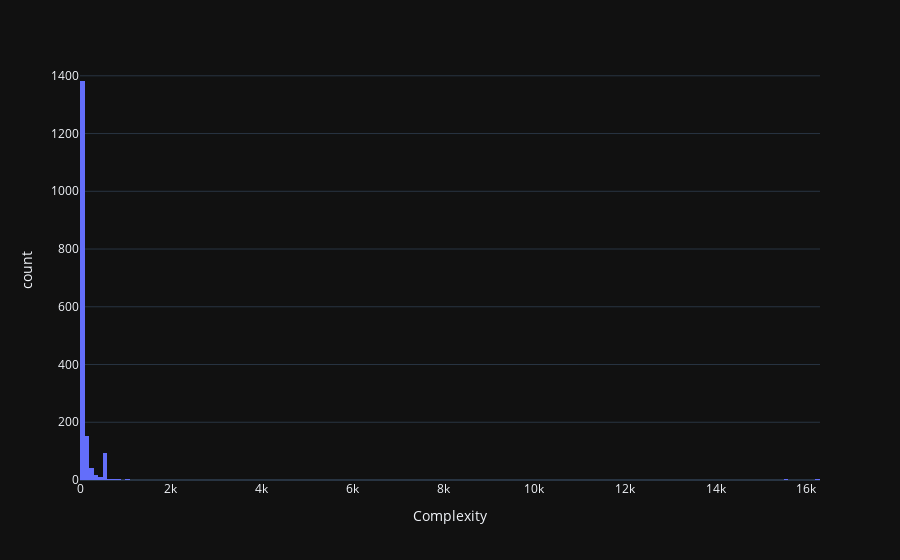
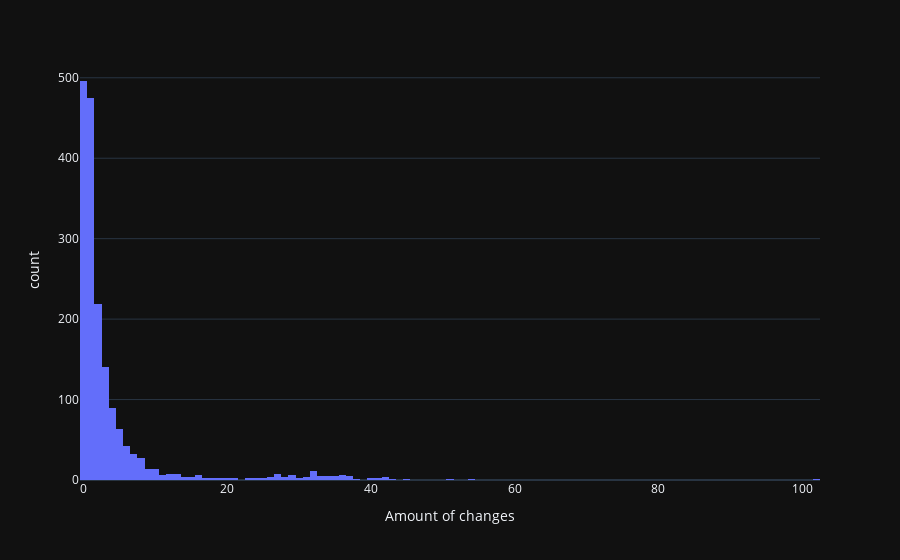
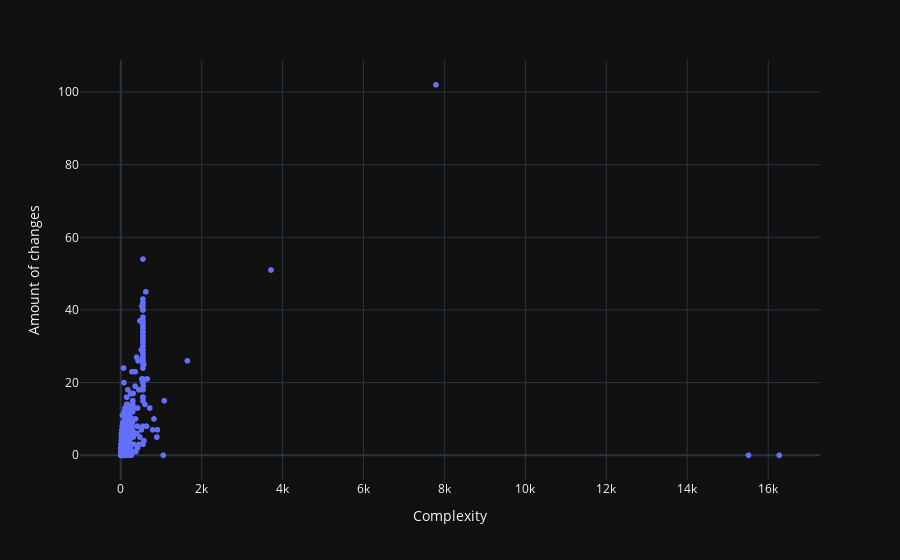
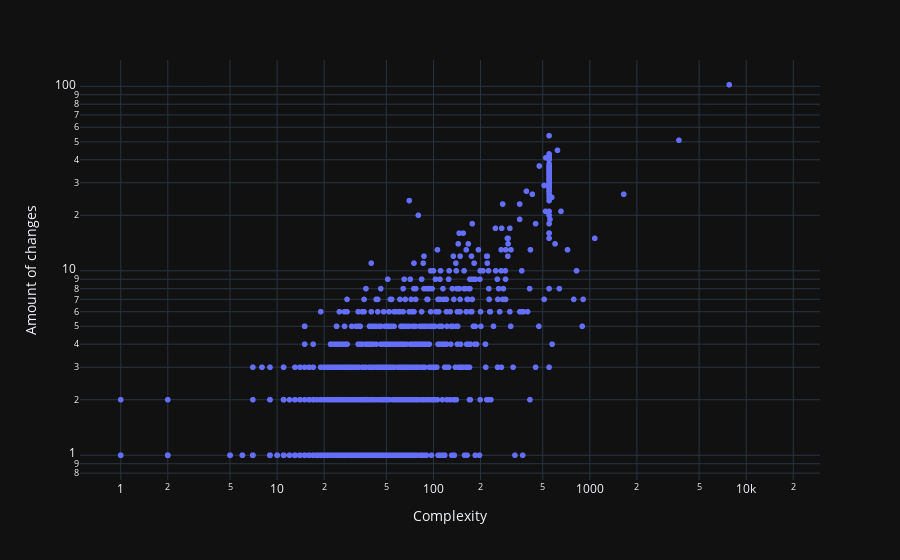

Write notebook code for charts like these, in order.
### Markdown cell above
7. Visualize the hotspots with a visualization of your choice.

### Code cell
complexity_hist = px.histogram(analysis_df, x='Complexity', hover_data={"path": analysis_df.index})
complexity_hist.show() #exponential dist in complexity -> use log axis
change_amount_hist = px.histogram(analysis_df, x='Amount of changes', hover_data={"path": analysis_df.index})
change_amount_hist.show() #exponential dist in amount of changes -> use log axis

comparison_scatter = px.scatter(analysis_df, x='Complexity', y='Amount of changes',
                 hover_data={"path": analysis_df.index})
comparison_scatter.show()

comparison_scatter_log = px.scatter(analysis_df, x='Complexity', y='Amount of changes',
                 log_x=True, log_y=True,
                 hover_data={"path": analysis_df.index})
comparison_scatter_log.show()

### Figure 1 — Plotly figure (JSON) as saved in the notebook; plotly's stock layout.template omitted (floating-point values rounded to 4 significant figures; data arrays with more than 128 entries replaced by an {"elided": "..."} marker saying what was removed)
{"data": [{"alignmentgroup": "True", "bingroup": "x", "hovertemplate": "Complexity=%{x}<br>count=%{y}<extra></extra>", "legendgroup": "", "marker": {"color": "#636efa", "pattern": {"shape": ""}}, "name": "", "offsetgroup": "", "orientation": "v", "showlegend": false, "type": "histogram", "x": {"elided": "1749 int values"}, "xaxis": "x", "yaxis": "y"}], "layout": {"barmode": "relative", "legend": {"tracegroupgap": 0}, "margin": {"t": 60}, "xaxis": {"anchor": "y", "domain": [0, 1], "title": {"text": "Complexity"}}, "yaxis": {"anchor": "x", "domain": [0, 1], "title": {"text": "count"}}}}

### Figure 2 — Plotly figure (JSON) as saved in the notebook; plotly's stock layout.template omitted (floating-point values rounded to 4 significant figures; data arrays with more than 128 entries replaced by an {"elided": "..."} marker saying what was removed)
{"data": [{"alignmentgroup": "True", "bingroup": "x", "hovertemplate": "Amount of changes=%{x}<br>count=%{y}<extra></extra>", "legendgroup": "", "marker": {"color": "#636efa", "pattern": {"shape": ""}}, "name": "", "offsetgroup": "", "orientation": "v", "showlegend": false, "type": "histogram", "x": {"elided": "1749 int values"}, "xaxis": "x", "yaxis": "y"}], "layout": {"barmode": "relative", "legend": {"tracegroupgap": 0}, "margin": {"t": 60}, "xaxis": {"anchor": "y", "domain": [0, 1], "title": {"text": "Amount of changes"}}, "yaxis": {"anchor": "x", "domain": [0, 1], "title": {"text": "count"}}}}

### Figure 3 — Plotly figure (JSON) as saved in the notebook; plotly's stock layout.template omitted (floating-point values rounded to 4 significant figures; data arrays with more than 128 entries replaced by an {"elided": "..."} marker saying what was removed)
{"data": [{"customdata": {"elided": "1749x1 str values"}, "hovertemplate": "Complexity=%{x}<br>Amount of changes=%{y}<br>path=%{customdata[0]}<extra></extra>", "legendgroup": "", "marker": {"color": "#636efa", "symbol": "circle"}, "mode": "markers", "name": "", "showlegend": false, "type": "scattergl", "x": {"elided": "1749 int values"}, "xaxis": "x", "y": {"elided": "1749 int values"}, "yaxis": "y"}], "layout": {"legend": {"tracegroupgap": 0}, "margin": {"t": 60}, "xaxis": {"anchor": "y", "domain": [0, 1], "title": {"text": "Complexity"}}, "yaxis": {"anchor": "x", "domain": [0, 1], "title": {"text": "Amount of changes"}}}}

### Figure 4 — Plotly figure (JSON) as saved in the notebook; plotly's stock layout.template omitted (floating-point values rounded to 4 significant figures; data arrays with more than 128 entries replaced by an {"elided": "..."} marker saying what was removed)
{"data": [{"customdata": {"elided": "1749x1 str values"}, "hovertemplate": "Complexity=%{x}<br>Amount of changes=%{y}<br>path=%{customdata[0]}<extra></extra>", "legendgroup": "", "marker": {"color": "#636efa", "symbol": "circle"}, "mode": "markers", "name": "", "showlegend": false, "type": "scattergl", "x": {"elided": "1749 int values"}, "xaxis": "x", "y": {"elided": "1749 int values"}, "yaxis": "y"}], "layout": {"legend": {"tracegroupgap": 0}, "margin": {"t": 60}, "xaxis": {"anchor": "y", "domain": [0, 1], "title": {"text": "Complexity"}, "type": "log"}, "yaxis": {"anchor": "x", "domain": [0, 1], "title": {"text": "Amount of changes"}, "type": "log"}}}
